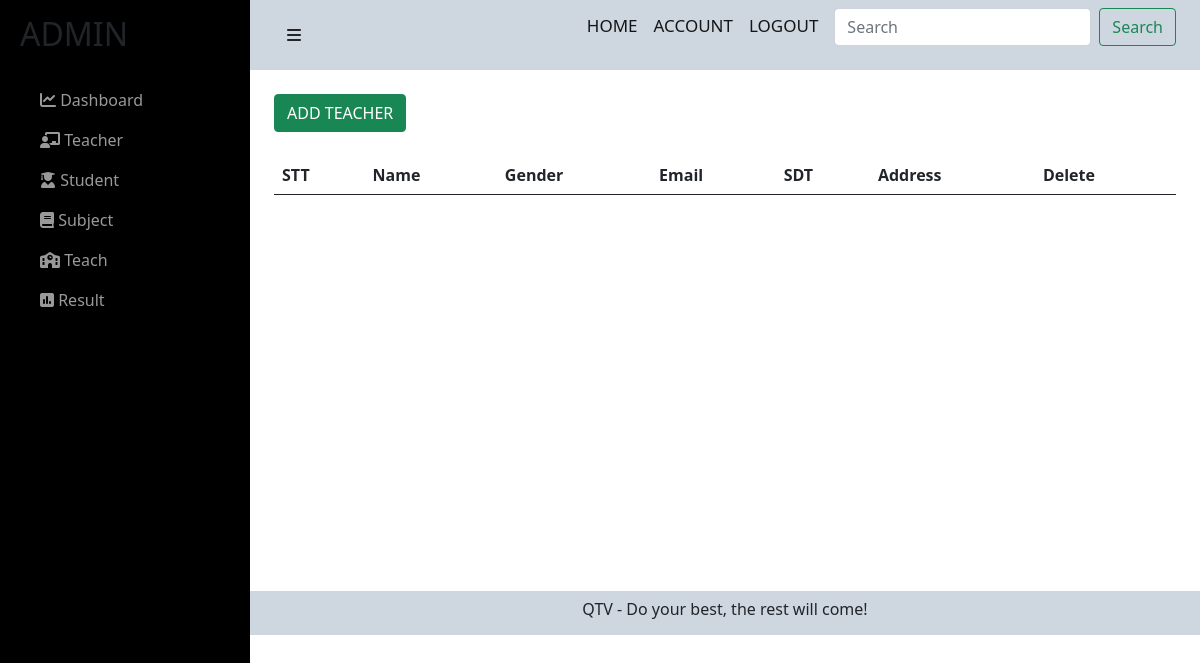
The app's page /admin/admin/teacher.php (signed in), older data.
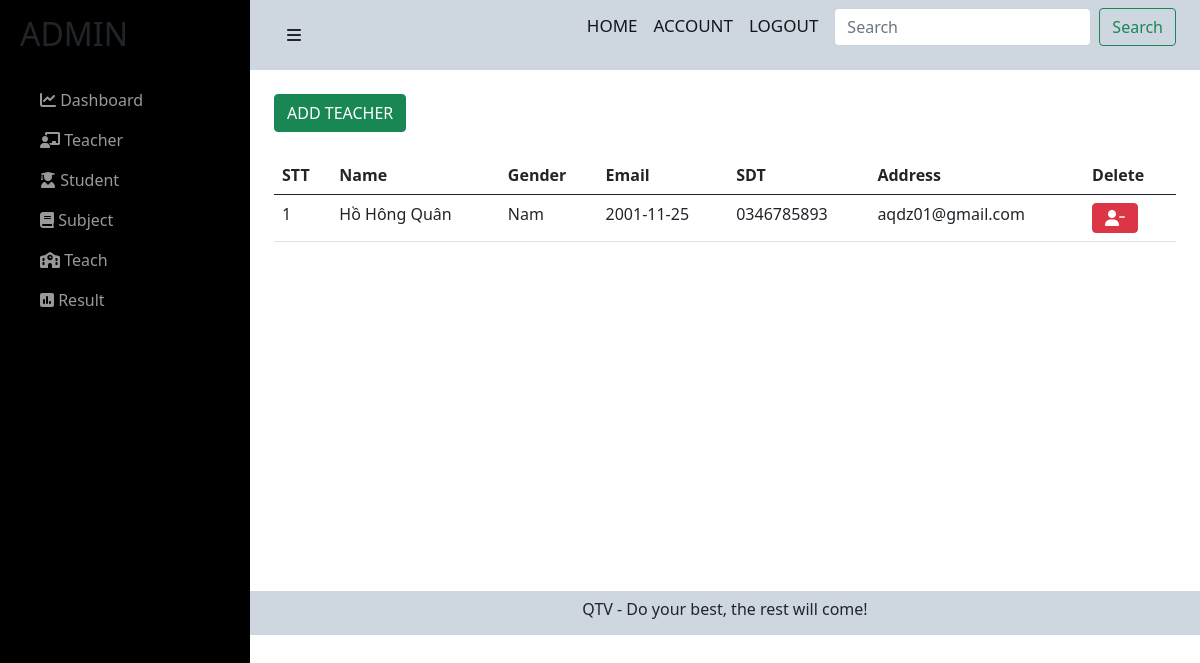
The same page, newer data.
### tables this page shows
CREATE TABLE `users` (
  `user_id` int(11) NOT NULL,
  `user_name` varchar(255) NOT NULL,
  `user_avatar` varchar(255) DEFAULT NULL,
  `user_gioitinh` tinyint(4) NOT NULL,
  `user_birthday` date NOT NULL,
  `user_phone` varchar(255) NOT NULL,
  `user_email` varchar(255) NOT NULL,
  `user_pass` varchar(255) NOT NULL,
  `user_level` int(11) NOT NULL,
  `status` tinyint(4) NOT NULL,
  `code` varchar(255) NOT NULL,
  `code_forgot` varchar(255) NOT NULL
);

### admin/admin/teacher.php (the view, shortened to what this page needs)
<?php include('../../config/config.php');
?>
<link href="https://cdn.jsdelivr.net/npm/bootstrap@5.0.2/dist/css/bootstrap.min.css" rel="stylesheet">
<link rel="stylesheet" href="https://cdnjs.cloudflare.com/ajax/libs/font-awesome/6.0.0-beta2/css/all.min.css" />
<link rel="stylesheet" href="../../css/teacher-admin.css">
<div id="wrapper">
    <div id="sidebar-wrapper">
        <ul class="sidebar-nav">
            <li class="sidebar-brand">
                <h2>ADMIN</h2>
            </li>
            <li>
                <a href="index.php"><i class="fas fa-chart-line"></i> Dashboard</a>
            </li>
            <li>
                <a href="teacher.php"><i class="fas fa-chalkboard-teacher"></i> Teacher</a>
            </li>
            <li>
                <a href="student.php"><i class="fas fa-user-graduate"></i> Student</a>
            </li>
            <li>
                <a href="subject.php"><i class="fas fa-book"></i> Subject</a>
            </li>
            <li>
                <a href="teach.php"><i class="fas fa-school"></i> Teach</a>
            </li>
            <li>
                <a href="result-admin.php"><i class="fas fa-poll"></i> Result</a>
            </li>
        </ul>
    </div>
    <div id="page-content-wrapper">
        <div class="container-fluid">
            <div class="row">
                <div class="col-lg-12">
                    <nav class="navbar navbar-light">
                        <div class="container-fluid">
                            <a href="#menu-toggle" class="btn btn-default" id="menu-toggle"><i class="fas fa-bars"></i></a>
                            <form class="d-flex">
                                <a href="" class="navbar-brand">HOME</a>
                                <a href="" class="navbar-brand">ACCOUNT</a>
                                <a href="../../login/logout.php" class="navbar-brand">LOGOUT</a>
                                <input class="form-control me-2" type="search" placeholder="Search" aria-label="Search">
                                <button class="btn btn-outline-success" type="submit">Search</button>
                            </form>
                        </div>
                    </nav>
                    <div class="container">
                        <br>
                        <a href="./add-teacher.php"><button class="btn btn-success"> ADD TEACHER</button></a>
                        <br><br>
                        <table class="table">
                            <thead>
                                <tr>
                                    <th scope="col">STT</th>
                                    <th scope="col">Name</th>
                                    <th scope="col">Gender</th>
                                    <th scope="col">Email</th>
                                    <th scope="col">SDT</th>
                                    <th scope="col">Address</th>
                                    <th scope="col">Delete</th>
                                </tr>
                            </thead>
                            <tbody>
                                <?php
                                $sql = "SELECT * from users where user_level = 1";
                                $res = mysqli_query($conn, $sql);
                                $sn = 1;
                                if ($res == true) {
                                    while ($row = mysqli_fetch_assoc($res)) {
                                        $user_gioitinh = $row['user_gioitinh'];
                                ?>
                                        <tr>
                                            <td><?php echo $sn++ ?></td>
                                            <td><?php echo $row['user_name']; ?></td>
                                            <td>
                                                <?php if ($user_gioitinh == 1) {
                                                    echo 'Nam';
                                                }
                                                ?>
                                            </td>
                                            <td><?php echo $row['user_birthday']; ?></td>
                                            <td><?php echo $row['user_phone']; ?></td>
                                            <td><?php echo $row['user_email']; ?></td>
                                            <td>
                                                <a href="./del-teacher-admin.php?user_id=<?php echo $row['user_id']; ?>"><button type="button" class="btn btn-danger text-white me-2"><i class="fas fa-user-minus"></i></button></a>
                                            </td>
                                        </tr>
                                <?php
                                    }
                                }
                                ?>
                            </tbody>
                        </table>
                    </div>
                </div>
            </div>
        </div>
        <footer>
            <p class="ftr text-center">
                QTV - Do your best, the rest will come!
            </p>
        </footer>
    </div>
</div>

### css/teacher-admin.css (style rules this page uses)
.row>* { padding : 0; }
#wrapper { padding-left: 0; -webkit-transition: all 0.5s ease; -moz-transition: all 0.5s ease; -o-transition: all 0.5s ease; transition: all 0.5s ease; }
.navbar-brand { font-size:17px; font-weight:500; }
#page-content-wrapper { padding: 50px; position: relative; }
#sidebar-wrapper { z-index: 1000; position: fixed; left: 250px; width: 0; height: 100%; margin-left: -250px; overflow-y: auto; background: #000; -webkit-transition: all 0.5s ease; -moz-transition: all 0.5s ease; -o-transition: all 0.5s ease; transition: all 0.5s ease; }
#page-content-wrapper { width: 100%; position: absolute; padding: 15px; }
.sidebar-nav { position: absolute; top: 0; width: 250px; margin: 0; padding: 0; list-style: none; }
.sidebar-nav li { text-indent: 20px; line-height: 40px; }
.sidebar-nav li a { display: block; text-decoration: none; color: #999999; }
.sidebar-nav > .sidebar-brand { height: 65px; font-size: 18px; line-height: 60px; margin-top: 15px; }
@media (min-width:768px) { #wrapper { padding-left: 250px; } }
@media (min-width:768px) { #sidebar-wrapper { width: 250px; } }
@media (min-width:768px) { #page-content-wrapper { padding: 0; position: relative; } }
.navbar, .ftr { background-color: #ced6e0; }
.ftr { height:44px; margin-bottom: 0; padding-top:6px; }
.container { min-height: 521px; }

Row changes from the older to the newer data that the page shows:
added users: user_name "Hồ Hông Quân", user_gioitinh "Nam", user_birthday "2001-11-25", user_phone "0346785893", user_email "aqdz01@gmail.com"
